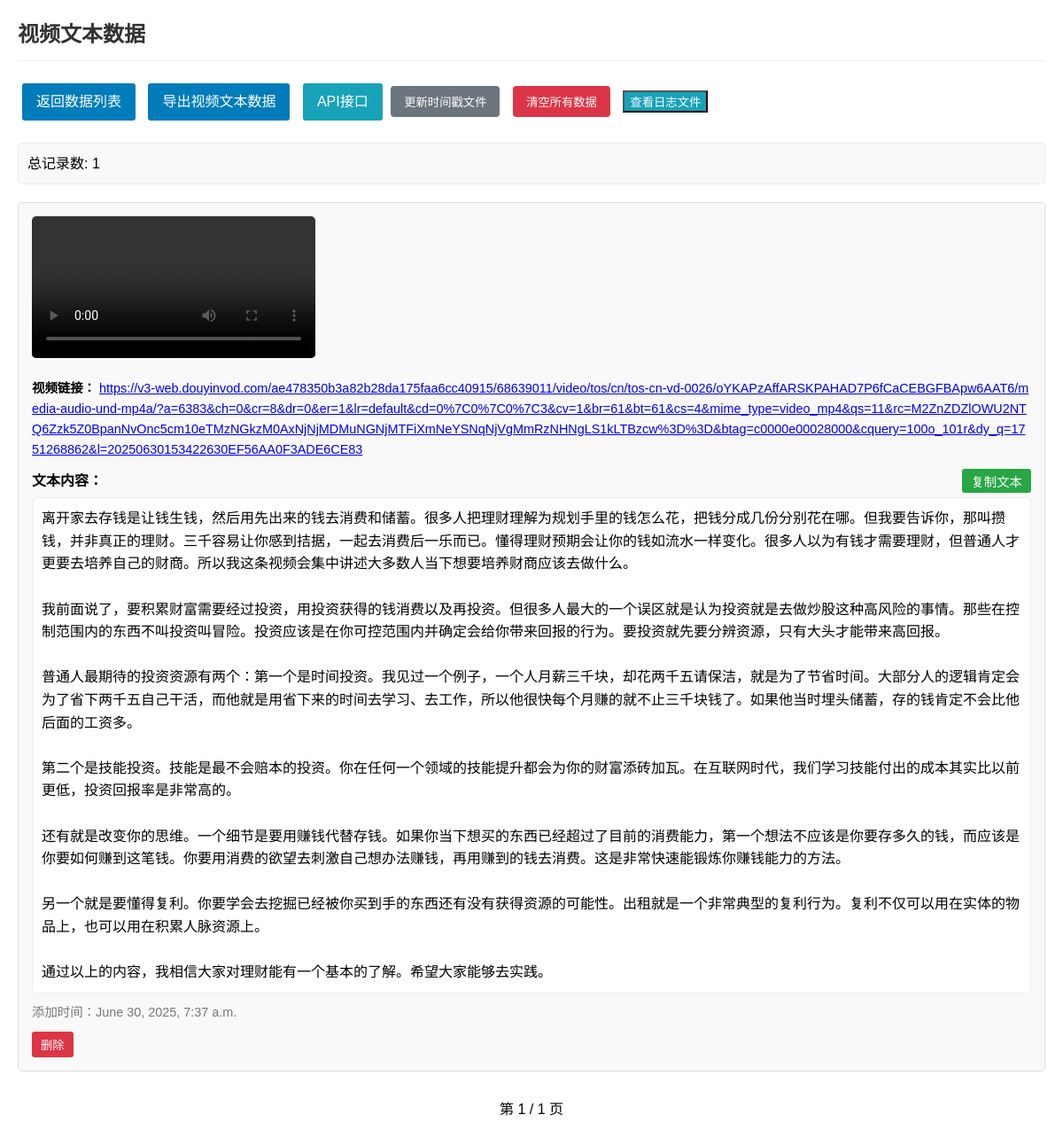
Screenshot of /datapost/video-text/show/ with the database file from the repository.
### datapost/models.py (models this page shows, shortened)
class VideoText(models.Model):
    video_url = models.URLField(max_length=500)
    text_content = models.TextField()
    created_at = models.DateTimeField(auto_now_add=True)

### datapost/views.py (the view)
# urls.py: path('video-text/show/', show_video_text, name='show_video_text'),
def show_video_text(request):
    page_num = int(request.GET.get('page', 1))
    video_texts = VideoText.objects.all().order_by('-created_at')
    paginator = Paginator(video_texts, 20)  # 每页20条
    page = paginator.get_page(page_num)
    context = {
        'page': page,
        'paginator': paginator,
        'total_count': VideoText.objects.count()
    }
    return render(request, 'datapost/video_text.html', context)

### datapost/templates/datapost/video_text.html (shortened to what this page needs)
{% extends "datapost/base.html" %}
{% block header %}视频文本数据{% endblock %}
{% block content %}
    <div class="actions">
        <a href="{% url 'show_data' %}" class="btn">返回数据列表</a>
        <a href="{% url 'export_video_text' %}" class="btn">导出视频文本数据</a>
        <a href="{% url 'video_text_api' %}" class="btn api-link" target="_blank">API接口</a>
        <button class="timestamp-btn" onclick="createTimestampFile()">更新时间戳文件</button>
        <button class="clear-all-btn" onclick="clearAllData()">清空所有数据</button>
        <button class="log-btn" onclick="viewLogFile()">查看日志文件</button>
    </div>
    <div class="stats">
        总记录数: {{ total_count }}
    </div>
    {% for item in page %}
        <div class="video-text-item">
            <div class="video-container">
                <video src="{{ item.video_url }}" controls width="320"></video>
            </div>
            <div class="url-link">
                <strong>视频链接：</strong> <a href="{{ item.video_url }}" target="_blank">{{ item.video_url }}</a>
            </div>
            <div>
                <div class="text-header">
                    <strong>文本内容：</strong>
                    <button class="copy-btn" onclick="copyText(this, 'text-content-{{ item.id }}')">复制文本</button>
                </div>
                <div class="text-content" id="text-content-{{ item.id }}">{{ item.text_content }}</div>
            </div>
            <div class="timestamp">添加时间：{{ item.created_at }}</div>
            <button class="delete-btn" onclick="deleteVideoText({{ item.id }})">删除</button>
        </div>
    {% endfor %}
    <div class="pagination">
        第 {{ page.number }} / {{ paginator.num_pages }} 页
    </div>
{% endblock %}

### datapost/static/datapost/css/style.css (style rules this page uses)
body { font-family: Arial, sans-serif; margin: 20px; line-height: 1.6; }
.actions { margin-bottom: 20px; }
.btn { display: inline-block; padding: 8px 16px; margin: 5px; background: #007cba; color: white; text-decoration: none; border-radius: 3px; border: none; cursor: pointer; }
.pagination { margin-top: 30px; text-align: center; }
.stats { margin-bottom: 20px; padding: 10px; background-color: #f8f9fa; border-radius: 4px; border: 1px solid #e9ecef; }
.video-text-item { margin-bottom: 30px; padding: 15px; border: 1px solid #ddd; border-radius: 5px; background-color: #f9f9f9; }
.video-container { margin-bottom: 15px; }
video { max-width: 100%; border-radius: 5px; }
.text-content { background-color: #fff; padding: 10px; border: 1px solid #eee; border-radius: 5px; white-space: pre-wrap; }
.timestamp { color: #777; font-size: 0.9em; margin-top: 10px; }
.url-link { word-break: break-all; margin-bottom: 10px; font-size: 0.9em; }
.text-header { display: flex; justify-content: space-between; align-items: center; margin-bottom: 5px; }
.copy-btn { background-color: #28a745; color: white; border: none; padding: 3px 10px; border-radius: 3px; cursor: pointer; font-size: 0.9em; }
.delete-btn { background-color: #dc3545; color: white; border: none; padding: 5px 10px; border-radius: 3px; cursor: pointer; margin-top: 10px; }
.clear-all-btn { background-color: #dc3545; color: white; border: none; padding: 8px 15px; border-radius: 4px; cursor: pointer; margin-right: 10px; }
.api-link { background-color: #17a2b8; }
.timestamp-btn { background-color: #6c757d; color: white; border: none; padding: 8px 15px; border-radius: 4px; cursor: pointer; margin-right: 10px; }

### datapost/templates/datapost/video_text.html (style rules this page uses)
.log-btn { background-color: #17a2b8; color: white; }

### rows the page displays
VideoText: video_url "https://v3-web.douyinvod.com/ae478350b3a82b28da175faa6cc40915/68639011/video/tos/cn/tos-cn-vd-0026/oYKAPzAffARSKPAHAD7P6fCaCEBGFBApw6AAT6/media-audio-und-mp4a/?a=6383&ch=0&cr=8&dr=0&er=1&lr=default&cd=0%7C0%7C0%7C3&cv=1&br=61&bt=61&cs=4&mime_type=video_mp4&qs=11&rc=M2ZnZDZlOWU2NTQ6Zzk5Z0BpanNvOnc5cm10eTMzNGkzM0AxNjNjMDMuNGNjMTFiXmNeYSNqNjVgMmRzNHNgLS1kLTBzcw%3D%3D&btag=c0000e00028000&cquery=100o_101r&dy_q=1751268862&l=20250630153422630EF56AA0F3ADE6CE83", text_content "离开家去存钱是让钱生钱，然后用先出来的钱去消费和储蓄。很多人把理财理解为规划手里的钱怎么花，把钱分成几份分别花在哪。但我要告诉你，那叫攒钱，并非真正的理财。三千容易让你感到拮据，一起去消费后一乐而已。懂得理财预期会让你的钱如流水一样变化。很多人以为有钱才需要理财，但普通人才更要去培养自己的财商。所以我这条视频会集中讲述大多数人当下想要培养财商应该去做什么。 我前面说了，要积累财富需要经过投资，用投资获得的钱消费以及再投资。但很多人最大的一个误区就是认为投资就是去做炒股这种高风险的事情。那些在控制范围内的东西不叫投资叫冒险。投资应该是在你可控范围内并确定会给你带来回报的行为。要投资就先要分辨资源，只有大头才能带来高回报。 普通人最期待的投资资源有两个：第一个是时间投资。我见过一个例子，一个人月薪三千块，却花两千五请保洁，就是为了节省时间。大部分人的逻辑肯定会为了省下两千五自己干活，而他就是用省下来的时间去学习、去工作，所以他很快每个月赚的就不止三千块钱了。如果他当时埋头储蓄，存的钱肯定不会比他后面的工资多。 第二个是技能投资。技能是最不会赔本的投资。你在任何一个领域的技能提升都会为你的财富添砖加瓦。在互联网时代，我们学习技能付出的成本其实比以前更低，投资回报率是非常高的。 还有就是改变你的思维。一个细节是要用赚钱代替存钱。如果你当下想买的东西已经超过了目前的消费能力，第一个想法不应该是你要存多久的钱，而应该是你要如何赚到这笔钱。你要用消费的欲望去刺激自己想办法赚钱，再用赚到的钱去消费。这是非常快速能锻炼你赚钱能力的方法。…", created_at "June 30, 2025, 7:37 a.m."

### other values shown
{{ total_count }} "1"
{{ page.number }} "1"
{{ paginator.num_pages }} "1"
